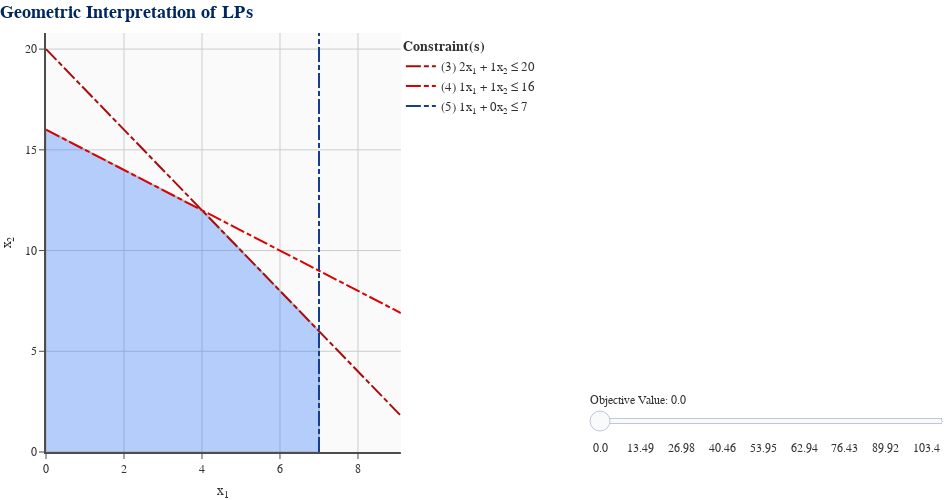

Source (notebook cell):
### Markdown cell above
The function `lp_visual()` takes an LP and returns a visualization. We then use the `.show()` function to display the visualiazation.

### Code cell
lp_visual(lp).show()

### Figure 1 — Plotly figure (JSON) as saved in the notebook; plotly's stock layout.template omitted (floating-point values rounded to 4 significant figures)
{"data": [{"hoverinfo": "skip", "marker": {"color": "white", "opacity": 1e-07, "size": 0}, "mode": "markers", "showlegend": false, "type": "scatter", "x": [9.1], "y": [20.8]}, {"fill": "toself", "fillcolor": "#1469FE", "hoverinfo": "none", "line": {"color": "#00285F", "width": 2}, "mode": "lines", "opacity": 0.3, "showlegend": false, "type": "scatter", "x": [0, 7, 7, 4, 0, 0], "y": [0, 0, 6, 12, 16, 0]}, {"hoverinfo": "skip", "line": {"color": "#A90C0C", "dash": "15,3,5,3", "width": 2}, "mode": "lines", "name": "(3) 2x<sub>1</sub> + 1x<sub>2</sub> ≤ 20", "showlegend": true, "type": "scatter", "visible": true, "x": [0, 9.1], "y": [20, 1.8]}, {"hoverinfo": "skip", "line": {"color": "#DC0000", "dash": "15,3,5,3", "width": 2}, "mode": "lines", "name": "(4) 1x<sub>1</sub> + 1x<sub>2</sub> ≤ 16", "showlegend": true, "type": "scatter", "visible": true, "x": [0, 9.1], "y": [16, 6.9]}, {"hoverinfo": "skip", "line": {"color": "#173D90", "dash": "15,3,5,3", "width": 2}, "mode": "lines", "name": "(5) 1x<sub>1</sub> + 0x<sub>2</sub> ≤ 7", "showlegend": true, "type": "scatter", "visible": true, "x": [7, 7], "y": [0, 20.8]}, {"hoverinfo": "text", "hoverlabel": {"bgcolor": "#FAFAFA", "bordercolor": "#323232", "font": {"color": "#323232", "family": "Arial"}}, "marker": {"color": "gray", "opacity": 1e-07, "size": 20}, "mode": "markers", "showlegend": false, "text": ["<b>BFS</b>: (0, 0, 20, 16, 7)<br><b>B</b>: (3, 4, 5)<br><b>Obj</b>: 0", "<b>BFS</b>: (0, 16, 4, 0, 7)<br><b>B</b>: (2, 3, 5)<br><b>Obj</b>: 48", "<b>BFS</b>: (4, 12, 0, 0, 3)<br><b>B</b>: (1, 2, 3, 4, 5)<br><b>Obj</b>: 56", "<b>BFS</b>: (7, 0, 6, 9, 0)<br><b>B</b>: (1, 3, 4)<br><b>Obj</b>: 35", "<b>BFS</b>: (7, 6, 0, 3, 0)<br><b>B</b>: (1, 2, 4)<br><b>Obj</b>: 53"], "type": "scatter", "x": [0, 0, 4.0, 7, 7], "y": [0, 16, 12, 0, 6.0]}, {"hoverinfo": "skip", "line": {"color": "red", "width": 4}, "mode": "lines", "showlegend": false, "type": "scatter", "visible": false, "x": [0, 9.1], "y": [0, -15.17]}, {"hoverinfo": "skip", "line": {"color": "red", "width": 4}, "mode": "lines", "showlegend": false, "type": "scatter", "visible": false, "x": [0, 9.1], "y": [1.5, -13.67]}, {"hoverinfo": "skip", "line": {"color": "red", "width": 4}, "mode": "lines", "showlegend": false, "type": "scatter", "visible": false, "x": [0, 9.1], "y": [2.997, -12.17]}, {"hoverinfo": "skip", "line": {"color": "red", "width": 4}, "mode": "lines", "showlegend": false, "type": "scatter", "visible": false, "x": [0, 9.1], "y": [4.497, -10.67]}, {"hoverinfo": "skip", "line": {"color": "red", "width": 4}, "mode": "lines", "showlegend": false, "type": "scatter", "visible": false, "x": [0, 9.1], "y": [5.993, -9.173]}, {"hoverinfo": "skip", "line": {"color": "red", "width": 4}, "mode": "lines", "showlegend": false, "type": "scatter", "visible": false, "x": [0, 9.1], "y": [7.493, -7.673]}, {"hoverinfo": "skip", "line": {"color": "red", "width": 4}, "mode": "lines", "showlegend": false, "type": "scatter", "visible": false, "x": [0, 9.1], "y": [8.993, -6.173]}, {"hoverinfo": "skip", "line": {"color": "red", "width": 4}, "mode": "lines", "showlegend": false, "type": "scatter", "visible": false, "x": [0, 9.1], "y": [10.49, -4.677]}, {"hoverinfo": "skip", "line": {"color": "red", "width": 4}, "mode": "lines", "showlegend": false, "type": "scatter", "visible": false, "x": [0, 9.1], "y": [11.99, -3.177]}, {"hoverinfo": "skip", "line": {"color": "red", "width": 4}, "mode": "lines", "showlegend": false, "type": "scatter", "visible": false, "x": [0, 9.1], "y": [13.49, -1.68]}, {"hoverinfo": "skip", "line": {"color": "red", "width": 4}, "mode": "lines", "showlegend": false, "type": "scatter", "visible": false, "x": [0, 9.1], "y": [14.99, -0.18]}, {"hoverinfo": "skip", "line": {"color": "red", "width": 4}, "mode": "lines", "showlegend": false, "type": "scatter", "visible": false, "x": [0, 9.1], "y": [16.48, 1.317]}, {"hoverinfo": "skip", "line": {"color": "red", "width": 4}, "mode": "lines", "showlegend": false, "type": "scatter", "visible": false, "x": [0, 9.1], "y": [17.98, 2.817]}, {"hoverinfo": "skip", "line": {"color": "red", "width": 4}, "mode": "lines", "showlegend": false, "type": "scatter", "visible": false, "x": [0, 9.1], "y": [18.67, 3.5]}, {"hoverinfo": "skip", "line": {"color": "red", "width": 4}, "mode": "lines", "showlegend": false, "type": "scatter", "visible": false, "x": [0, 9.1], "y": [19.48, 4.317]}, {"hoverinfo": "skip", "line": {"color": "red", "width": 4}, "mode": "lines", "showlegend": false, "type": "scatter", "visible": false, "x": [0, 9.1], "y": [20.98, 5.813]}, {"hoverinfo": "skip", "line": {"color": "red", "width": 4}, "mode": "lines", "showlegend": false, "type": "scatter", "visible": false, "x": [0, 9.1], "y": [22.48, 7.313]}, {"hoverinfo": "skip", "line": {"color": "red", "width": 4}, "mode": "lines", "showlegend": false, "type": "scatter", "visible": false, "x": [0, 9.1], "y": [23.98, 8.81]}, {"hoverinfo": "skip", "line": {"color": "red", "width": 4}, "mode": "lines", "showlegend": false, "type": "scatter", "visible": false, "x": [0, 9.1], "y": [25.48, 10.31]}, {"hoverinfo": "skip", "line": {"color": "red", "width": 4}, "mode": "lines", "showlegend": false, "type": "scatter", "visible": false, "x": [0, 9.1], "y": [26.98, 11.81]}, {"hoverinfo": "skip", "line": {"color": "red", "width": 4}, "mode": "lines", "showlegend": false, "type": "scatter", "visible": false, "x": [0, 9.1], "y": [28.47, 13.31]}, {"hoverinfo": "skip", "line": {"color": "red", "width": 4}, "mode": "lines", "showlegend": false, "type": "scatter", "visible": false, "x": [0, 9.1], "y": [29.97, 14.81]}, {"hoverinfo": "skip", "line": {"color": "red", "width": 4}, "mode": "lines", "showlegend": false, "type": "scatter", "visible": false, "x": [0, 9.1], "y": [31.47, 16.3]}, {"hoverinfo": "skip", "line": {"color": "red", "width": 4}, "mode": "lines", "showlegend": false, "type": "scatter", "visible": false, "x": [0, 9.1], "y": [32.97, 17.8]}, {"hoverinfo": "skip", "line": {"color": "red", "width": 4}, "mode": "lines", "showlegend": false, "type": "scatter", "visible": false, "x": [0, 9.1], "y": [34.47, 19.3]}, {"hoverinfo": "skip", "line": {"color": "red", "width": 4}, "mode": "lines", "showlegend": false, "type": "scatter", "visible": false, "x": [0, 9.1], "y": [35.97, 20.8]}], "layout": {"font": {"color": "#323232", "family": "Arial"}, "height": 500, "legend": {"font": {"size": 13}, "title": {"font": {"size": 14}, "text": "<b>Constraint(s)</b>"}, "x": 0.3947, "xanchor": "left", "y": 1, "yanchor": "top"}, "margin": {"b": 0, "l": 0, "r": 0, "t": 33}, "paper_bgcolor": "white", "plot_bgcolor": "#FAFAFA", "scene": {"aspectmode": "cube", "domain": {"x": [0, 0.3947], "y": [0, 1]}, "xaxis": {"gridcolor": "#CCCCCC", "gridwidth": 1, "linecolor": "#4D4D4D", "linewidth": 2, "range": [0, 9.1], "rangemode": "tozero", "showspikes": false, "tickcolor": "#4D4D4D", "ticks": "outside", "title": {"text": "x<sub>1</sub>"}}, "yaxis": {"gridcolor": "#CCCCCC", "gridwidth": 1, "linecolor": "#4D4D4D", "linewidth": 2, "range": [0, 20.8], "rangemode": "tozero", "showspikes": false, "tickcolor": "#4D4D4D", "ticks": "outside", "title": {"text": "x<sub>2</sub>"}}, "zaxis": {"gridcolor": "#CCCCCC", "gridwidth": 1, "linecolor": "#4D4D4D", "linewidth": 2, "rangemode": "tozero", "showspikes": false, "tickcolor": "#4D4D4D", "ticks": "outside", "title": {"text": "x<sub>3</sub>"}}}, "sliders": [{"active": 0, "currentvalue": {"prefix": "Objective Value: "}, "len": 0.4, "lenmode": "fraction", "pad": {"b": 0, "l": 0, "r": 0, "t": 50}, "steps": [{"args": [{"visible": [null, null, true, true, true, null, true, false, false, false, false, false, false, false, false, false, false, false, false, false, false, false, false, false, false, false, false, false, false, false, false, false]}], "label": "0.0", "method": "update"}, {"args": [{"visible": [null, null, true, true, true, null, false, true, false, false, false, false, false, false, false, false, false, false, false, false, false, false, false, false, false, false, false, false, false, false, false, false]}], "label": "4.5", "method": "update"}, {"args": [{"visible": [null, null, true, true, true, null, false, false, true, false, false, false, false, false, false, false, false, false, false, false, false, false, false, false, false, false, false, false, false, false, false, false]}], "label": "8.99", "method": "update"}, {"args": [{"visible": [null, null, true, true, true, null, false, false, false, true, false, false, false, false, false, false, false, false, false, false, false, false, false, false, false, false, false, false, false, false, false, false]}], "label": "13.49", "method": "update"}, {"args": [{"visible": [null, null, true, true, true, null, false, false, false, false, true, false, false, false, false, false, false, false, false, false, false, false, false, false, false, false, false, false, false, false, false, false]}], "label": "17.98", "method": "update"}, {"args": [{"visible": [null, null, true, true, true, null, false, false, false, false, false, true, false, false, false, false, false, false, false, false, false, false, false, false, false, false, false, false, false, false, false, false]}], "label": "22.48", "method": "update"}, {"args": [{"visible": [null, null, true, true, true, null, false, false, false, false, false, false, true, false, false, false, false, false, false, false, false, false, false, false, false, false, false, false, false, false, false, false]}], "label": "26.98", "method": "update"}, {"args": [{"visible": [null, null, true, true, true, null, false, false, false, false, false, false, false, true, false, false, false, false, false, false, false, false, false, false, false, false, false, false, false, false, false, false]}], "label": "31.47", "method": "update"}, {"args": [{"visible": [null, null, true, true, true, null, false, false, false, false, false, false, false, false, true, false, false, false, false, false, false, false, false, false, false, false, false, false, false, false, false, false]}], "label": "35.97", "method": "update"}, {"args": [{"visible": [null, null, true, true, true, null, false, false, false, false, false, false, false, false, false, true, false, false, false, false, false, false, false, false, false, false, false, false, false, false, false, false]}], "label": "40.46", "method": "update"}, {"args": [{"visible": [null, null, true, true, true, null, false, false, false, false, false, false, false, false, false, false, true, false, false, false, false, false, false, false, false, false, false, false, false, false, false, false]}], "label": "44.96", "method": "update"}, {"args": [{"visible": [null, null, true, true, true, null, false, false, false, false, false, false, false, false, false, false, false, true, false, false, false, false, false, false, false, false, false, false, false, false, false, false]}], "label": "49.45", "method": "update"}, {"args": [{"visible": [null, null, true, true, true, null, false, false, false, false, false, false, false, false, false, false, false, false, true, false, false, false, false, false, false, false, false, false, false, false, false, false]}], "label": "53.95", "method": "update"}, {"args": [{"visible": [null, null, true, true, true, null, false, false, false, false, false, false, false, false, false, false, false, false, false, true, false, false, false, false, false, false, false, false, false, false, false, false]}], "label": "56.0", "method": "update"}, {"args": [{"visible": [null, null, true, true, true, null, false, false, false, false, false, false, false, false, false, false, false, false, false, false, true, false, false, false, false, false, false, false, false, false, false, false]}], "label": "58.45", "method": "update"}, {"args": [{"visible": [null, null, true, true, true, null, false, false, false, false, false, false, false, false, false, false, false, false, false, false, false, true, false, false, false, false, false, false, false, false, false, false]}], "label": "62.94", "method": "update"}, {"args": [{"visible": [null, null, true, true, true, null, false, false, false, false, false, false, false, false, false, false, false, false, false, false, false, false, true, false, false, false, false, false, false, false, false, false]}], "label": "67.44", "method": "update"}, {"args": [{"visible": [null, null, true, true, true, null, false, false, false, false, false, false, false, false, false, false, false, false, false, false, false, false, false, true, false, false, false, false, false, false, false, false]}], "label": "71.93", "method": "update"}, {"args": [{"visible": [null, null, true, true, true, null, false, false, false, false, false, false, false, false, false, false, false, false, false, false, false, false, false, false, true, false, false, false, false, false, false, false]}], "label": "76.43", "method": "update"}, {"args": [{"visible": [null, null, true, true, true, null, false, false, false, false, false, false, false, false, false, false, false, false, false, false, false, false, false, false, false, true, false, false, false, false, false, false]}], "label": "80.93", "method": "update"}, {"args": [{"visible": [null, null, true, true, true, null, false, false, false, false, false, false, false, false, false, false, false, false, false, false, false, false, false, false, false, false, true, false, false, false, false, false]}], "label": "85.42", "method": "update"}, {"args": [{"visible": [null, null, true, true, true, null, false, false, false, false, false, false, false, false, false, false, false, false, false, false, false, false, false, false, false, false, false, true, false, false, false, false]}], "label": "89.92", "method": "update"}, {"args": [{"visible": [null, null, true, true, true, null, false, false, false, false, false, false, false, false, false, false, false, false, false, false, false, false, false, false, false, false, false, false, true, false, false, false]}], "label": "94.41", "method": "update"}, {"args": [{"visible": [null, null, true, true, true, null, false, false, false, false, false, false, false, false, false, false, false, false, false, false, false, false, false, false, false, false, false, false, false, true, false, false]}], "label": "98.91", "method": "update"}, {"args": [{"visible": [null, null, true, true, true, null, false, false, false, false, false, false, false, false, false, false, false, false, false, false, false, false, false, false, false, false, false, false, false, false, true, false]}], "label": "103.4", "method": "update"}, {"args": [{"visible": [null, null, true, true, true, null, false, false, false, false, false, false, false, false, false, false, false, false, false, false, false, false, false, false, false, false, false, false, false, false, false, true]}], "label": "107.9", "method": "update"}], "tickcolor": "white", "ticklen": 0, "x": 0.6053, "xanchor": "left", "y": 0.01, "yanchor": "bottom"}], "title": {"font": {"color": "#00285F", "size": 18}, "text": "<b>Geometric Interpretation of LPs</b>", "x": 0, "xanchor": "left", "y": 0.99, "yanchor": "top"}, "width": 950, "xaxis": {"domain": [0, 0.3947], "gridcolor": "#CCCCCC", "gridwidth": 1, "linecolor": "#4D4D4D", "linewidth": 2, "range": [0, 9.1], "rangemode": "tozero", "showspikes": false, "tickcolor": "#4D4D4D", "ticks": "outside", "title": {"text": "x<sub>1</sub>"}}, "yaxis": {"domain": [0, 1], "gridcolor": "#CCCCCC", "gridwidth": 1, "linecolor": "#4D4D4D", "linewidth": 2, "range": [0, 20.8], "rangemode": "tozero", "showspikes": false, "tickcolor": "#4D4D4D", "ticks": "outside", "title": {"text": "x<sub>2</sub>"}}}}
